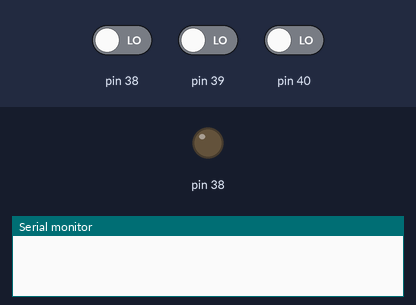
This sketch was run on a simulated Arduino Mega 2560, built for the host (arithmetic inside an expression is 32-bit, double 64-bit). Parts: output pins drawn as LEDs (lit = HIGH), the last lines printed to the serial monitor. The test bench sets the inputs (shaded band); at power-on: pin 38 LOW, pin 39 LOW, pin 40 LOW.

Above: at 0.0 s.
At 1.6 s:
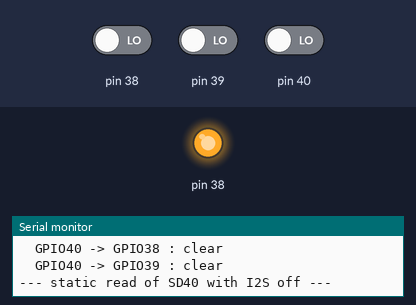
Timing chart, 0 to 3.1 s (numbered marks = the images above):
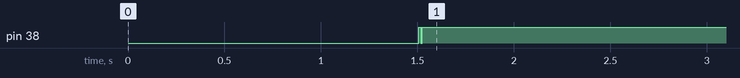

The sketch:

pin3.ino
```cpp
#include <Arduino.h>
static bool sh(int a,int b){
  pinMode(b,INPUT_PULLUP); pinMode(a,OUTPUT); digitalWrite(a,LOW); delay(8);
  bool lo=(digitalRead(b)==0);
  pinMode(b,INPUT_PULLDOWN); digitalWrite(a,HIGH); delay(8);
  bool hi=(digitalRead(b)==1);
  pinMode(a,INPUT); pinMode(b,INPUT);
  return lo&&hi;
}
void setup(){
  Serial.begin(115200); delay(1500);
  Serial.println("\n=== FOCUSED SHORT TEST: SCK38 / WS39 / SD40 ===");
  int P[3]={38,39,40};
  for(int i=0;i<3;i++) for(int j=0;j<3;j++) if(i!=j){
    bool s=sh(P[i],P[j]);
    Serial.printf("  GPIO%d -> GPIO%d : %s\n",P[i],P[j], s?"SHORTED  ***":"clear");
  }
  Serial.println("\n--- static read of SD40 with I2S off ---");
  pinMode(40,INPUT_PULLUP);  delay(20); Serial.printf("  pullup=%d\n",digitalRead(40));
  pinMode(40,INPUT_PULLDOWN);delay(20); Serial.printf("  pulldown=%d\n",digitalRead(40));
  Serial.println("done");
}
void loop(){delay(1000);}
```
